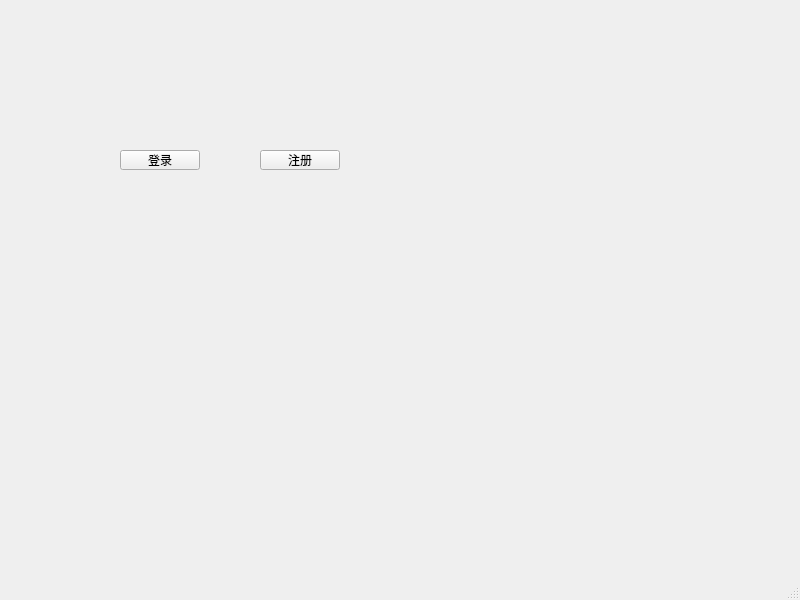
<?xml version="1.0" encoding="UTF-8"?>
<ui version="4.0">
 <class>MainWindow</class>
 <widget class="QMainWindow" name="MainWindow">
  <property name="geometry">
   <rect>
    <x>0</x>
    <y>0</y>
    <width>800</width>
    <height>600</height>
   </rect>
  </property>
  <property name="windowTitle">
   <string>MainWindow</string>
  </property>
  <widget class="QWidget" name="centralwidget">
   <widget class="QPushButton" name="pushButton">
    <property name="geometry">
     <rect>
      <x>120</x>
      <y>150</y>
      <width>80</width>
      <height>20</height>
     </rect>
    </property>
    <property name="text">
     <string>登录</string>
    </property>
   </widget>
   <widget class="QPushButton" name="pushButton_2">
    <property name="geometry">
     <rect>
      <x>260</x>
      <y>150</y>
      <width>80</width>
      <height>20</height>
     </rect>
    </property>
    <property name="text">
     <string>注册</string>
    </property>
   </widget>
  </widget>
  <widget class="QMenuBar" name="menubar">
   <property name="geometry">
    <rect>
     <x>0</x>
     <y>0</y>
     <width>800</width>
     <height>21</height>
    </rect>
   </property>
  </widget>
  <widget class="QStatusBar" name="statusbar"/>
 </widget>
 <resources/>
 <connections/>
</ui>
